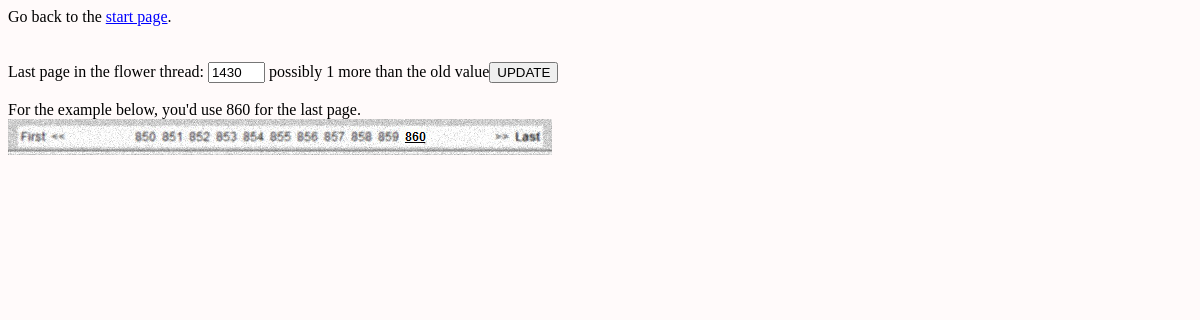
The app's page /firstoflast.php, older data.
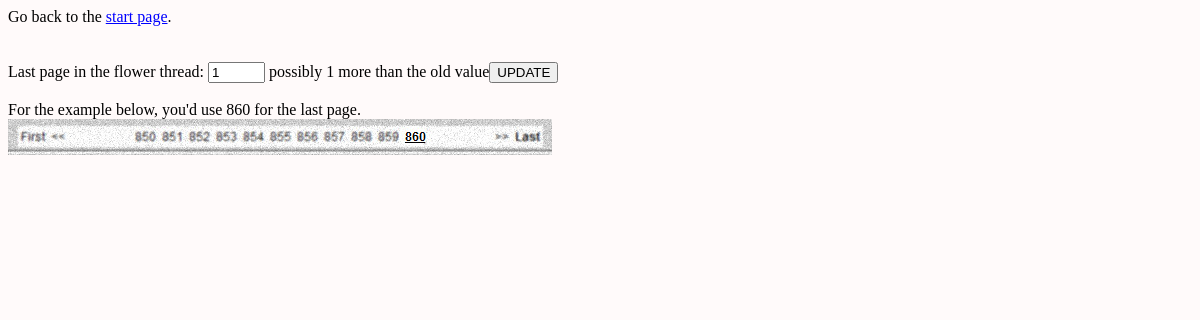
The same page, newer data.
### tables this page shows
create table config (
  configkey char(16) NOT NULL,
  valint int,
  valtext varchar(500),
  PRIMARY KEY (configkey)
);

### firstoflast.php (the view, shortened to what this page needs)
<?php
require 'fx.inc.php';
$sql = "select valint from config where configkey = 'LAST_FLOWER_PAGE'";
$res = mysql_query($sql) or die(mysql_error());
$last1st = mysql_result($res, 0, 0);
echo htmlheader('travelrun -- update first of last', usercss());
echo '<div class="updatenav">';
echo 'Go back to the <a href="index.php">start page</a>.';
echo '</div><br><br>';
echo '<div class="updateform">';
echo '<form method="post" action="firstoflast2.php">';
echo '<label>Last page in the flower thread: <input type="text" value="', $last1st, '" name="last1st" size="4"> possibly 1 more than the old value</label>';
echo '<input type="submit" value="UPDATE"><br>';
echo '</form>';
echo '<br>For the example below, you\'d use 860 for the last page.<br>';
echo '<img src="860.jpg" alt="page navigation on torn">';
echo '</div>';
?>

### fx.inc.php (shortened to what this page needs)
<?php
function htmlheader($title, $css) {
  $css = preg_replace('/[^a-zA-Z0-9]/', '', $css);
  $retval = '';
  $retval .= '<!DOCTYPE html>';
  $retval .= '<html lang="en">';
  $retval .= '<head>';
  $retval .= '<meta http-equiv="Content-Type" content="text/html;charset=utf-8">';
  $retval .= '<title>' . $title . '</title>';
  $retval .= '<link rel="stylesheet" href="css/' . $css . '.css">';
  $retval .= '</head>';
  $retval .= '<body>';
  return $retval;
}
function usercss() {
  $retval = 'travelrun';
  if (isset($_GET['css'])) {
    $retval = $_GET['css'];
  } else {
    if (isset($_COOKIE['css'])) {
      $retval = $_COOKIE['css'];
    } else {
      $ipbasedname = 'IP' . md5($_SERVER['REMOTE_ADDR']);
    }
  }
  $retval = preg_replace('/[^a-zA-Z0-9]/', '', $retval);
  return $retval;
}
?>

### css/travelrun.css (style rules this page uses)
body { background-color: snow; color: black; }
a:link { background-color: snow; color: blue; }

Row changes from the older to the newer data that the page shows:
changed config: last1st "1430" → "1"
